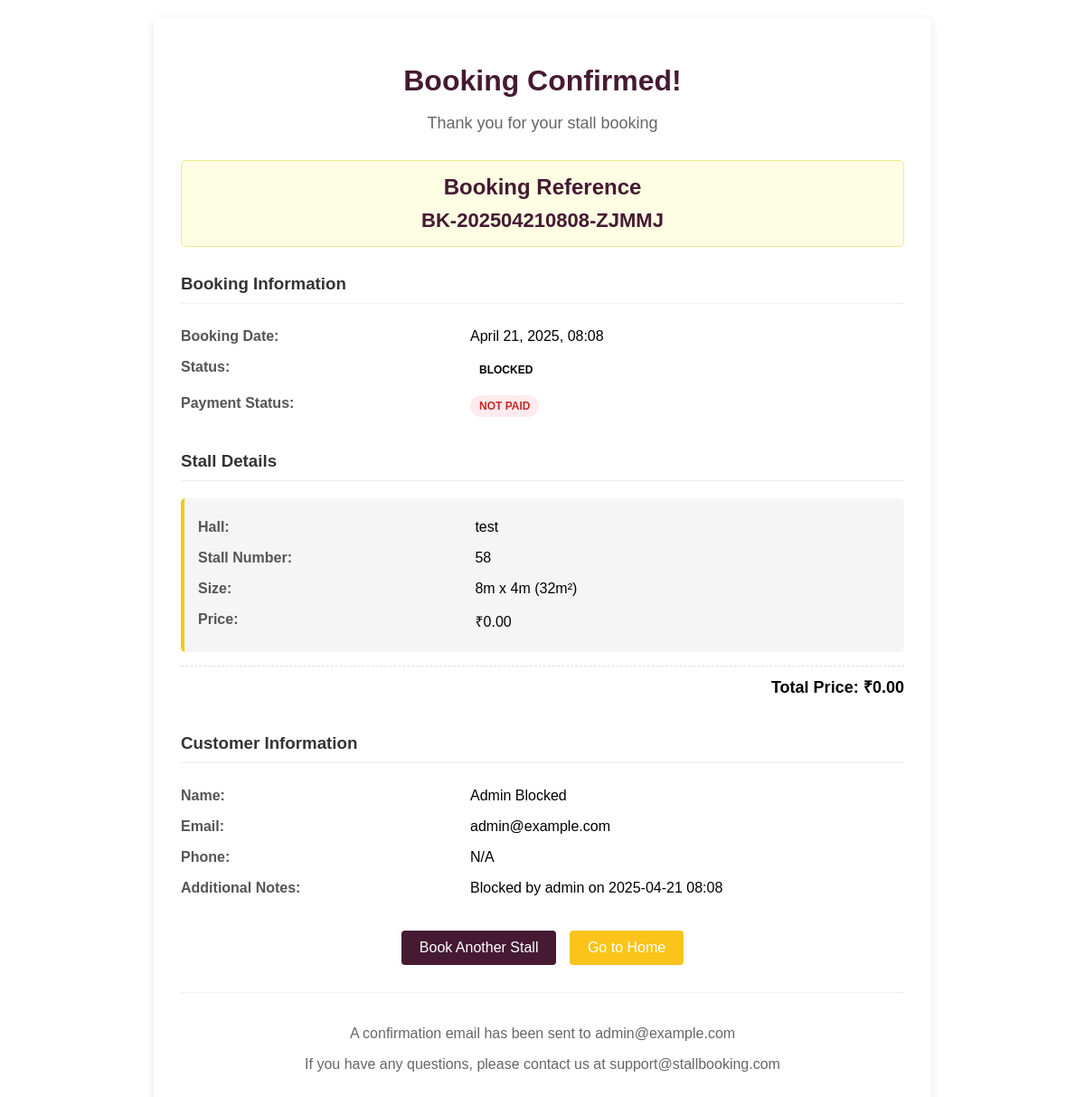
Before: /booking/26/confirmation/ with the older database file.
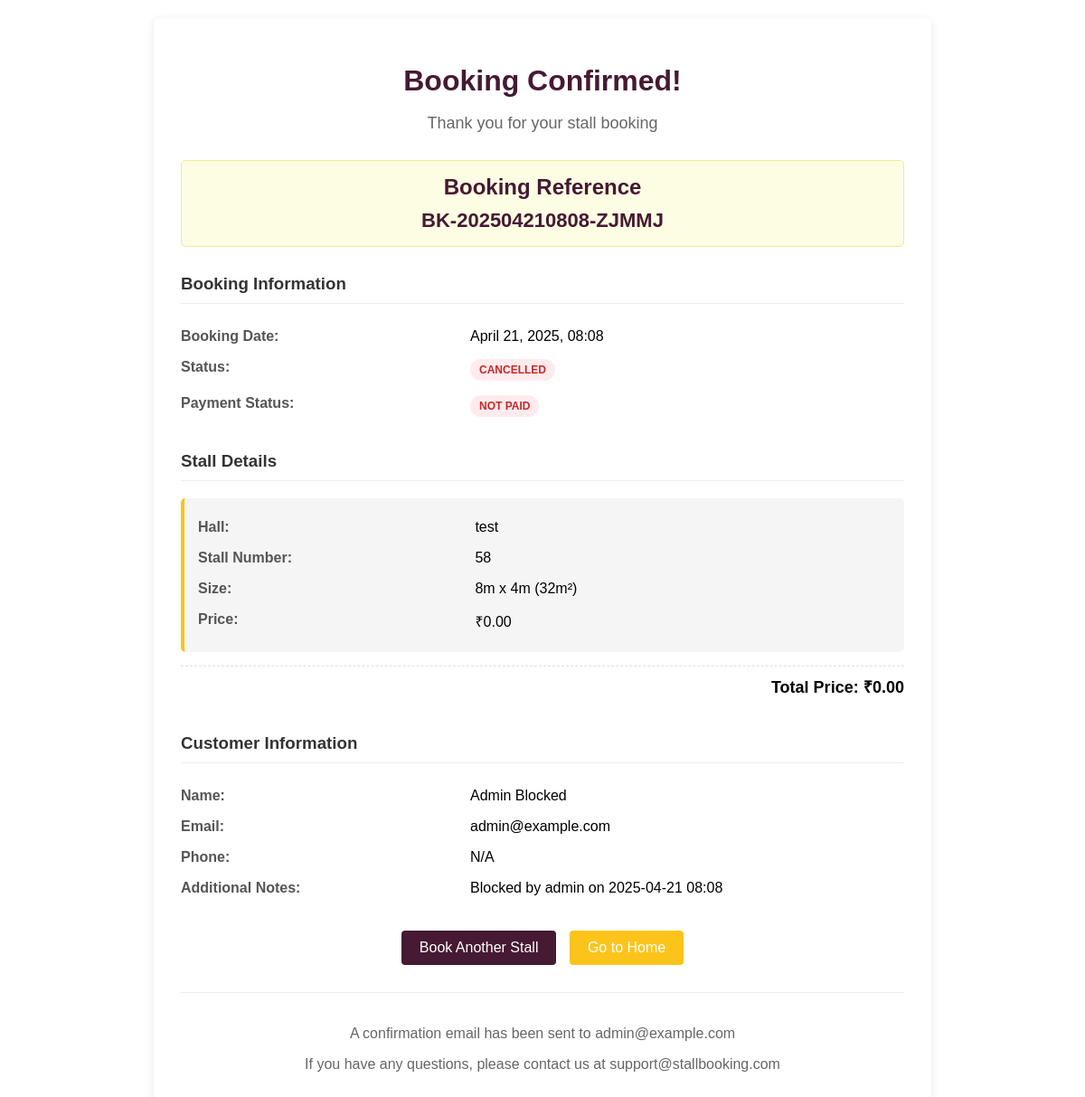
After: the same page with the newer database file.
### halls/models.py (models this page shows, shortened)
class Booking(models.Model):
    STATUS_CHOICES = [
        ('booked', 'Booked'),
        ('cancelled', 'Cancelled'),
        ('blocked', 'Blocked'),
    ]
    stalls = models.ManyToManyField(Stall, related_name='bookings')
    customer_name = models.CharField(max_length=100)
    customer_email = models.EmailField()
    customer_phone = models.CharField(max_length=20)
    company_name = models.CharField(max_length=100, blank=True, null=True)
    booking_date = models.DateTimeField(default=timezone.now)
    status = models.CharField(max_length=20, choices=STATUS_CHOICES, default='booked')
    notes = models.TextField(blank=True, null=True)
    payment_status = models.BooleanField(default=False)
    booking_reference = models.CharField(max_length=20, unique=True)

### halls/views.py (the view)
# urls.py: path('booking/<int:booking_id>/confirmation/', views.booking_confirmation, name='booking_confirmation'),
def booking_confirmation(request, booking_id):
    booking = get_object_or_404(Booking, id=booking_id)
    stalls = booking.stalls.all()
    total_price = sum(stall.price for stall in stalls)
    hall_id = stalls.first().hall.id if stalls.exists() else 1
    return render(request, 'halls/booking_confirmation.html', {
        'booking': booking,
        'stalls': stalls,
        'total_price': total_price,
        'hall_id': hall_id
    })

### halls/models.py (called while the page is built)
    @property
    def area(self):
        return self.width * self.height

### templates/halls/booking_confirmation.html (shortened to what this page needs)
<!DOCTYPE html>
<html lang="en">
<head>
</head>
<body>
    <div class="container">
        <div class="header">
            <h1>Booking Confirmed!</h1>
            <p>Thank you for your stall booking</p>
        </div>
        <div class="confirmation-number">
            <h2>Booking Reference</h2>
            <p>{{ booking.booking_reference }}</p>
        </div>
        <div class="booking-details">
            <h3>Booking Information</h3>
            <div class="detail-row">
                <div class="detail-label">Booking Date:</div>
                <div class="detail-value">{{ booking.booking_date|date:"F j, Y, H:i" }}</div>
            </div>
            <div class="detail-row">
                <div class="detail-label">Status:</div>
                <div class="detail-value">
                    <span class="status status-{{ booking.status }}">{{ booking.get_status_display }}</span>
                </div>
            </div>
            <div class="detail-row">
                <div class="detail-label">Payment Status:</div>
                <div class="detail-value">
                    {% if booking.payment_status %}
                    <span class="status status-booked">Paid</span>
                    {% else %}
                    <span class="status status-cancelled">Not Paid</span>
                    {% endif %}
                </div>
            </div>
        </div>
        <div class="stall-details">
            <h3>Stall Details</h3>
            {% if stalls %}
            {% for stall in stalls %}
            <div class="stall-item">
                <div class="detail-row">
                    <div class="detail-label">Hall:</div>
                    <div class="detail-value">{{ stall.hall.name }}</div>
                </div>
                <div class="detail-row">
                    <div class="detail-label">Stall Number:</div>
                    <div class="detail-value">{{ stall.stall_number }}</div>
                </div>
                <div class="detail-row">
                    <div class="detail-label">Size:</div>
                    <div class="detail-value">{{ stall.width }}m x {{ stall.height }}m ({{ stall.area }}m²)</div>
                </div>
                <div class="detail-row">
                    <div class="detail-label">Price:</div>
                    <div class="detail-value">₹{{ stall.price }}</div>
                </div>
            </div>
            {% endfor %}
            <div class="total-price">
                Total Price: ₹{{ total_price }}
            </div>
            {% else %}
            <p>No stalls in this booking.</p>
            {% endif %}
        </div>
        <div class="customer-details">
            <h3>Customer Information</h3>
            <div class="detail-row">
                <div class="detail-label">Name:</div>
                <div class="detail-value">{{ booking.customer_name }}</div>
            </div>
            <div class="detail-row">
                <div class="detail-label">Email:</div>
                <div class="detail-value">{{ booking.customer_email }}</div>
            </div>
            <div class="detail-row">
                <div class="detail-label">Phone:</div>
                <div class="detail-value">{{ booking.customer_phone }}</div>
            </div>
            {% if booking.notes %}
            <div class="detail-row">
                <div class="detail-label">Additional Notes:</div>
                <div class="detail-value">{{ booking.notes }}</div>
            </div>
            {% endif %}
        </div>
        <div class="buttons">
            <a href="{% url 'stall_booking' hall_id %}" class="btn btn-primary">Book Another Stall</a>
            <a href="{% url 'root' %}" class="btn">Go to Home</a>
        </div>
        <div class="footer">
            <p>A confirmation email has been sent to {{ booking.customer_email }}</p>
            <p>If you have any questions, please contact us at support@stallbooking.com</p>
        </div>
    </div>
</body>
</html>

Changed rows visible on the page:
changed Booking "BK-202504210808-ZJMMJ": status "BLOCKED" → "CANCELLED"
